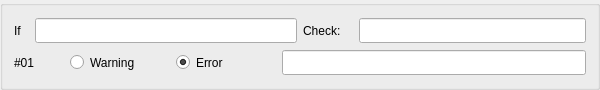
         <widget class="QGroupBox" name="groupBox_ch01">
          <property name="sizePolicy">
           <sizepolicy hsizetype="MinimumExpanding" vsizetype="Fixed">
            <horstretch>0</horstretch>
            <verstretch>0</verstretch>
           </sizepolicy>
          </property>
          <property name="minimumSize">
           <size>
            <width>600</width>
            <height>90</height>
           </size>
          </property>
          <property name="maximumSize">
           <size>
            <width>16777215</width>
            <height>90</height>
           </size>
          </property>
          <property name="title">
           <string/>
          </property>
          <layout class="QHBoxLayout" name="horizontalLayout_263">
           <item>
            <layout class="QVBoxLayout" name="verticalLayout_82">
             <item>
              <layout class="QHBoxLayout" name="horizontalLayout_264">
               <item>
                <layout class="QHBoxLayout" name="horizontalLayout_265">
                 <item>
                  <widget class="QLabel" name="label_357">
                   <property name="sizePolicy">
                    <sizepolicy hsizetype="Fixed" vsizetype="Fixed">
                     <horstretch>0</horstretch>
                     <verstretch>0</verstretch>
                    </sizepolicy>
                   </property>
                   <property name="minimumSize">
                    <size>
                     <width>15</width>
                     <height>25</height>
                    </size>
                   </property>
                   <property name="text">
                    <string>If</string>
                   </property>
                  </widget>
                 </item>
                 <item>
                  <widget class="QLineEdit" name="check_if_01">
                   <property name="sizePolicy">
                    <sizepolicy hsizetype="MinimumExpanding" vsizetype="Fixed">
                     <horstretch>0</horstretch>
                     <verstretch>0</verstretch>
                    </sizepolicy>
                   </property>
                   <property name="minimumSize">
                    <size>
                     <width>160</width>
                     <height>25</height>
                    </size>
                   </property>
                  </widget>
                 </item>
                </layout>
               </item>
               <item>
                <layout class="QHBoxLayout" name="horizontalLayout_266">
                 <item>
                  <widget class="QLabel" name="label_358">
                   <property name="sizePolicy">
                    <sizepolicy hsizetype="Fixed" vsizetype="Fixed">
                     <horstretch>0</horstretch>
                     <verstretch>0</verstretch>
                    </sizepolicy>
                   </property>
                   <property name="minimumSize">
                    <size>
                     <width>50</width>
                     <height>25</height>
                    </size>
                   </property>
                   <property name="text">
                    <string>Check:</string>
                   </property>
                  </widget>
                 </item>
                 <item>
                  <widget class="QLineEdit" name="check_check_01">
                   <property name="sizePolicy">
                    <sizepolicy hsizetype="MinimumExpanding" vsizetype="Fixed">
                     <horstretch>0</horstretch>
                     <verstretch>0</verstretch>
                    </sizepolicy>
                   </property>
                   <property name="minimumSize">
                    <size>
                     <width>160</width>
                     <height>25</height>
                    </size>
                   </property>
                  </widget>
                 </item>
                </layout>
               </item>
              </layout>
             </item>
             <item>
              <layout class="QHBoxLayout" name="horizontalLayout_267">
               <item>
                <layout class="QHBoxLayout" name="horizontalLayout_268">
                 <item>
                  <widget class="QLabel" name="label_359">
                   <property name="sizePolicy">
                    <sizepolicy hsizetype="Fixed" vsizetype="Fixed">
                     <horstretch>0</horstretch>
                     <verstretch>0</verstretch>
                    </sizepolicy>
                   </property>
                   <property name="minimumSize">
                    <size>
                     <width>50</width>
                     <height>25</height>
                    </size>
                   </property>
                   <property name="maximumSize">
                    <size>
                     <width>25</width>
                     <height>25</height>
                    </size>
                   </property>
                   <property name="text">
                    <string>#01</string>
                   </property>
                  </widget>
                 </item>
                 <item>
                  <widget class="QRadioButton" name="check_warning_01">
                   <property name="minimumSize">
                    <size>
                     <width>100</width>
                     <height>25</height>
                    </size>
                   </property>
                   <property name="text">
                    <string>Warning</string>
                   </property>
                  </widget>
                 </item>
                 <item>
                  <widget class="QRadioButton" name="check_error_01">
                   <property name="minimumSize">
                    <size>
                     <width>100</width>
                     <height>25</height>
                    </size>
                   </property>
                   <property name="text">
                    <string>Error</string>
                   </property>
                   <property name="checked">
                    <bool>true</bool>
                   </property>
                  </widget>
                 </item>
                </layout>
               </item>
               <item>
                <widget class="QLineEdit" name="check_message_01">
                 <property name="sizePolicy">
                  <sizepolicy hsizetype="MinimumExpanding" vsizetype="Fixed">
                   <horstretch>0</horstretch>
                   <verstretch>0</verstretch>
                  </sizepolicy>
                 </property>
                 <property name="minimumSize">
                  <size>
                   <width>170</width>
                   <height>25</height>
                  </size>
                 </property>
                </widget>
               </item>
              </layout>
             </item>
            </layout>
           </item>
          </layout>
         </widget>
